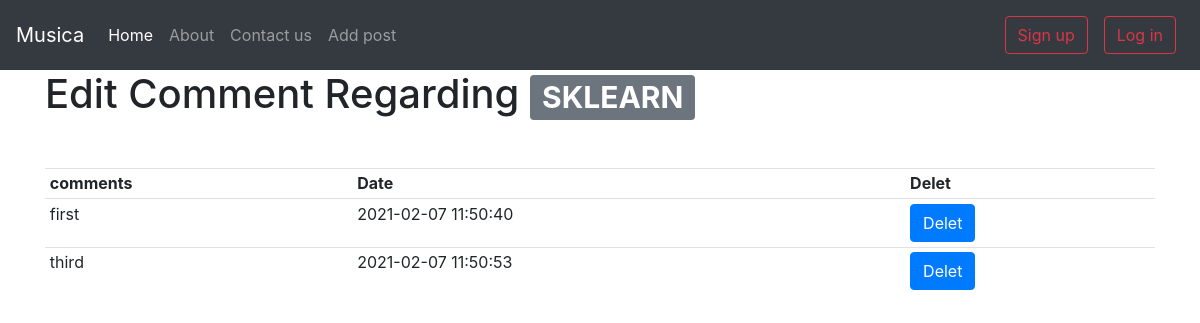
/editComm.php?id=16, run on the app's committed database.
### tables this page shows
CREATE TABLE `posts` (
  `sno` int(8) NOT NULL,
  `title` varchar(20) NOT NULL,
  `content` text NOT NULL,
  `postedby` text NOT NULL,
  `dt` datetime NOT NULL DEFAULT current_timestamp(),
  `USERNAME` text NOT NULL
);

CREATE TABLE `comments` (
  `sno` int(8) NOT NULL,
  `content` varchar(200) NOT NULL,
  `post_id` int(8) NOT NULL,
  `dt` datetime NOT NULL DEFAULT current_timestamp()
);

### editComm.php (the view, shortened to what this page needs)
<?php
include 'partials/header.php';
include 'partials/db.php';
?>
<!doctype html>
<html lang="en">
<head>
    <link rel="stylesheet" href="https://stackpath.bootstrapcdn.com/bootstrap/4.5.0/css/bootstrap.min.css">
</head>
<body>
    <div class="container">
        <?php
        $id = $_GET['id'];
        $sql = "SELECT * FROM `posts` WHERE sno=$id";
        $result = mysqli_query($conn, $sql);
        while ($row = mysqli_fetch_assoc($result)) {
            $title = strtoupper($row['title']);
            echo'<h1>Edit Comment Regarding <span class="badge badge-secondary">'.$title.'</span></h1>';
        }
        ?>
        <table class="table table-sm my-5">
            <tbody>
                <th scope="col">comments</th>
                <th scope="col">Date</th>
                <th scope="col">Delet</th>
                <?php
                $sql = "SELECT * FROM `comments` WHERE post_id=$id";
                $result = mysqli_query($conn, $sql);
                while ($row = mysqli_fetch_assoc($result)) {
                    $comment_id=$row['sno'];
                    $content = $row["content"];
                    $comment_time = $row["dt"];
                    echo '
      <tr>
    <td>'.$content.'</td>
      <td>'.$comment_time.'</td>
      <td><a href="delet_comment.php?comment_id=' . $comment_id . '"><button class="btn btn-primary">Delet</button></a></td>
    </tr>';
                }
                ?>
            </tbody>
        </table>
    </div>
</body>
</html>

### data on the page
posts: title "SKLEARN"
comments: content "first", dt "2021-02-07 11:50:40"
comments: content "third", dt "2021-02-07 11:50:53"
